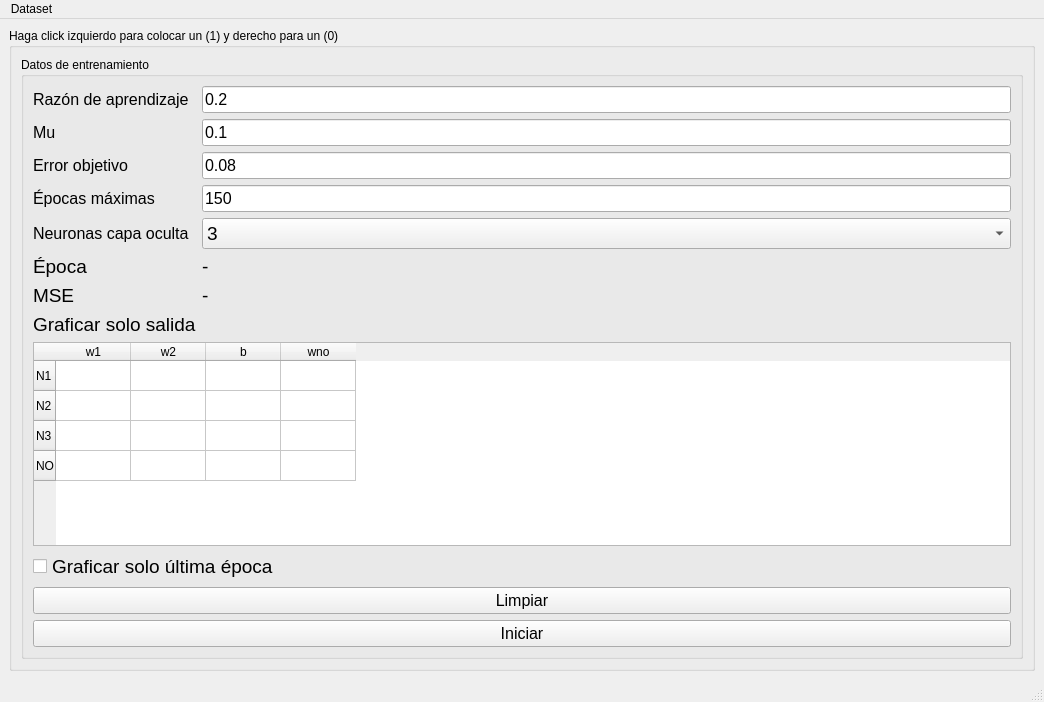
<?xml version="1.0" encoding="UTF-8"?>
<ui version="4.0">
 <class>MainWindow</class>
 <widget class="QMainWindow" name="MainWindow">
  <property name="geometry">
   <rect>
    <x>0</x>
    <y>0</y>
    <width>1044</width>
    <height>702</height>
   </rect>
  </property>
  <property name="windowTitle">
   <string>MainWindow</string>
  </property>
  <widget class="QWidget" name="centralwidget">
   <layout class="QGridLayout" name="gridLayout_2">
    <item row="0" column="0">
     <widget class="QGroupBox" name="groupBox">
      <property name="title">
       <string>Haga click izquierdo para colocar un (1) y derecho para un (0)</string>
      </property>
      <layout class="QGridLayout" name="gridLayout">
       <item row="0" column="0">
        <layout class="QVBoxLayout" name="plot_area"/>
       </item>
       <item row="0" column="1">
        <widget class="QGroupBox" name="groupBox_4">
         <property name="title">
          <string>Datos de entrenamiento</string>
         </property>
         <layout class="QGridLayout" name="gridLayout_3">
          <item row="5" column="1">
           <widget class="QLabel" name="label_5">
            <property name="font">
             <font>
              <pointsize>14</pointsize>
             </font>
            </property>
            <property name="text">
             <string>Época</string>
            </property>
           </widget>
          </item>
          <item row="9" column="1" colspan="2">
           <widget class="QCheckBox" name="just_output">
            <property name="font">
             <font>
              <pointsize>14</pointsize>
             </font>
            </property>
            <property name="text">
             <string>Graficar solo última época</string>
            </property>
           </widget>
          </item>
          <item row="0" column="2">
           <widget class="QLineEdit" name="learning_rate">
            <property name="font">
             <font>
              <pointsize>12</pointsize>
             </font>
            </property>
            <property name="text">
             <string>0.2</string>
            </property>
           </widget>
          </item>
          <item row="4" column="2">
           <widget class="QComboBox" name="n_neurons">
            <property name="font">
             <font>
              <pointsize>14</pointsize>
             </font>
            </property>
            <item>
             <property name="text">
              <string>3</string>
             </property>
            </item>
            <item>
             <property name="text">
              <string>4</string>
             </property>
            </item>
            <item>
             <property name="text">
              <string>5</string>
             </property>
            </item>
            <item>
             <property name="text">
              <string>6</string>
             </property>
            </item>
            <item>
             <property name="text">
              <string>7</string>
             </property>
            </item>
            <item>
             <property name="text">
              <string>8</string>
             </property>
            </item>
            <item>
             <property name="text">
              <string>9</string>
             </property>
            </item>
            <item>
             <property name="text">
              <string>10</string>
             </property>
            </item>
           </widget>
          </item>
          <item row="6" column="1">
           <widget class="QLabel" name="label_3">
            <property name="font">
             <font>
              <pointsize>14</pointsize>
             </font>
            </property>
            <property name="text">
             <string>MSE</string>
            </property>
           </widget>
          </item>
          <item row="3" column="1">
           <widget class="QLabel" name="label_7">
            <property name="font">
             <font>
              <pointsize>12</pointsize>
             </font>
            </property>
            <property name="text">
             <string>Épocas máximas</string>
            </property>
           </widget>
          </item>
          <item row="2" column="2">
           <widget class="QLineEdit" name="target_error">
            <property name="font">
             <font>
              <pointsize>12</pointsize>
             </font>
            </property>
            <property name="text">
             <string>0.08</string>
            </property>
           </widget>
          </item>
          <item row="12" column="1" colspan="2">
           <widget class="QPushButton" name="begin_button">
            <property name="font">
             <font>
              <pointsize>12</pointsize>
             </font>
            </property>
            <property name="text">
             <string>Iniciar</string>
            </property>
           </widget>
          </item>
          <item row="5" column="2">
           <widget class="QLabel" name="iteration_label">
            <property name="font">
             <font>
              <pointsize>14</pointsize>
             </font>
            </property>
            <property name="text">
             <string>-</string>
            </property>
           </widget>
          </item>
          <item row="7" column="1">
           <widget class="QLabel" name="label_4">
            <property name="font">
             <font>
              <pointsize>14</pointsize>
             </font>
            </property>
            <property name="text">
             <string>Graficar solo salida</string>
            </property>
           </widget>
          </item>
          <item row="2" column="1">
           <widget class="QLabel" name="label_6">
            <property name="font">
             <font>
              <pointsize>12</pointsize>
             </font>
            </property>
            <property name="text">
             <string>Error objetivo</string>
            </property>
           </widget>
          </item>
          <item row="4" column="1">
           <widget class="QLabel" name="label_2">
            <property name="font">
             <font>
              <pointsize>12</pointsize>
             </font>
            </property>
            <property name="text">
             <string>Neuronas capa oculta</string>
            </property>
           </widget>
          </item>
          <item row="6" column="2">
           <widget class="QLabel" name="error_label">
            <property name="font">
             <font>
              <pointsize>14</pointsize>
             </font>
            </property>
            <property name="text">
             <string>-</string>
            </property>
           </widget>
          </item>
          <item row="11" column="1" colspan="2">
           <widget class="QPushButton" name="clear_button">
            <property name="font">
             <font>
              <pointsize>12</pointsize>
             </font>
            </property>
            <property name="text">
             <string>Limpiar</string>
            </property>
           </widget>
          </item>
          <item row="3" column="2">
           <widget class="QLineEdit" name="max_iterations">
            <property name="font">
             <font>
              <pointsize>12</pointsize>
             </font>
            </property>
            <property name="text">
             <string>150</string>
            </property>
           </widget>
          </item>
          <item row="0" column="1">
           <widget class="QLabel" name="label">
            <property name="font">
             <font>
              <pointsize>12</pointsize>
             </font>
            </property>
            <property name="text">
             <string>Razón de aprendizaje</string>
            </property>
           </widget>
          </item>
          <item row="8" column="1" colspan="2">
           <widget class="QTableWidget" name="result_table">
            <property name="editTriggers">
             <set>QAbstractItemView::NoEditTriggers</set>
            </property>
            <property name="showGrid">
             <bool>true</bool>
            </property>
            <property name="sortingEnabled">
             <bool>true</bool>
            </property>
            <property name="wordWrap">
             <bool>true</bool>
            </property>
            <attribute name="horizontalHeaderCascadingSectionResizes">
             <bool>false</bool>
            </attribute>
            <attribute name="horizontalHeaderDefaultSectionSize">
             <number>75</number>
            </attribute>
            <row>
             <property name="text">
              <string>N1</string>
             </property>
            </row>
            <row>
             <property name="text">
              <string>N2</string>
             </property>
            </row>
            <row>
             <property name="text">
              <string>N3</string>
             </property>
            </row>
            <row>
             <property name="text">
              <string>NO</string>
             </property>
            </row>
            <column>
             <property name="text">
              <string>w1</string>
             </property>
            </column>
            <column>
             <property name="text">
              <string>w2</string>
             </property>
            </column>
            <column>
             <property name="text">
              <string>b</string>
             </property>
            </column>
            <column>
             <property name="text">
              <string>wno</string>
             </property>
            </column>
            <item row="0" column="0">
             <property name="text">
              <string/>
             </property>
            </item>
            <item row="0" column="1">
             <property name="text">
              <string/>
             </property>
            </item>
            <item row="1" column="0">
             <property name="text">
              <string/>
             </property>
            </item>
            <item row="1" column="1">
             <property name="text">
              <string/>
             </property>
            </item>
            <item row="1" column="2">
             <property name="text">
              <string/>
             </property>
            </item>
            <item row="2" column="0">
             <property name="text">
              <string/>
             </property>
            </item>
            <item row="2" column="1">
             <property name="text">
              <string/>
             </property>
            </item>
            <item row="2" column="2">
             <property name="text">
              <string/>
             </property>
            </item>
            <item row="3" column="0">
             <property name="text">
              <string/>
             </property>
            </item>
            <item row="3" column="1">
             <property name="text">
              <string/>
             </property>
            </item>
            <item row="3" column="2">
             <property name="text">
              <string/>
             </property>
            </item>
           </widget>
          </item>
          <item row="1" column="1">
           <widget class="QLabel" name="label_8">
            <property name="font">
             <font>
              <pointsize>12</pointsize>
             </font>
            </property>
            <property name="text">
             <string>Mu</string>
            </property>
           </widget>
          </item>
          <item row="1" column="2">
           <widget class="QLineEdit" name="mu">
            <property name="font">
             <font>
              <pointsize>12</pointsize>
             </font>
            </property>
            <property name="text">
             <string>0.1</string>
            </property>
           </widget>
          </item>
         </layout>
        </widget>
       </item>
      </layout>
     </widget>
    </item>
   </layout>
  </widget>
  <widget class="QMenuBar" name="menubar">
   <property name="geometry">
    <rect>
     <x>0</x>
     <y>0</y>
     <width>1044</width>
     <height>22</height>
    </rect>
   </property>
   <widget class="QMenu" name="menuGuardar_dataset">
    <property name="title">
     <string>Dataset</string>
    </property>
    <addaction name="actionGuardar_dataset"/>
    <addaction name="actionAbrir_dataset"/>
   </widget>
   <addaction name="menuGuardar_dataset"/>
  </widget>
  <widget class="QStatusBar" name="statusbar"/>
  <action name="actionGuardar_dataset">
   <property name="text">
    <string>Guardar dataset</string>
   </property>
  </action>
  <action name="actionAbrir_dataset">
   <property name="text">
    <string>Abrir dataset</string>
   </property>
  </action>
 </widget>
 <resources/>
 <connections/>
</ui>
